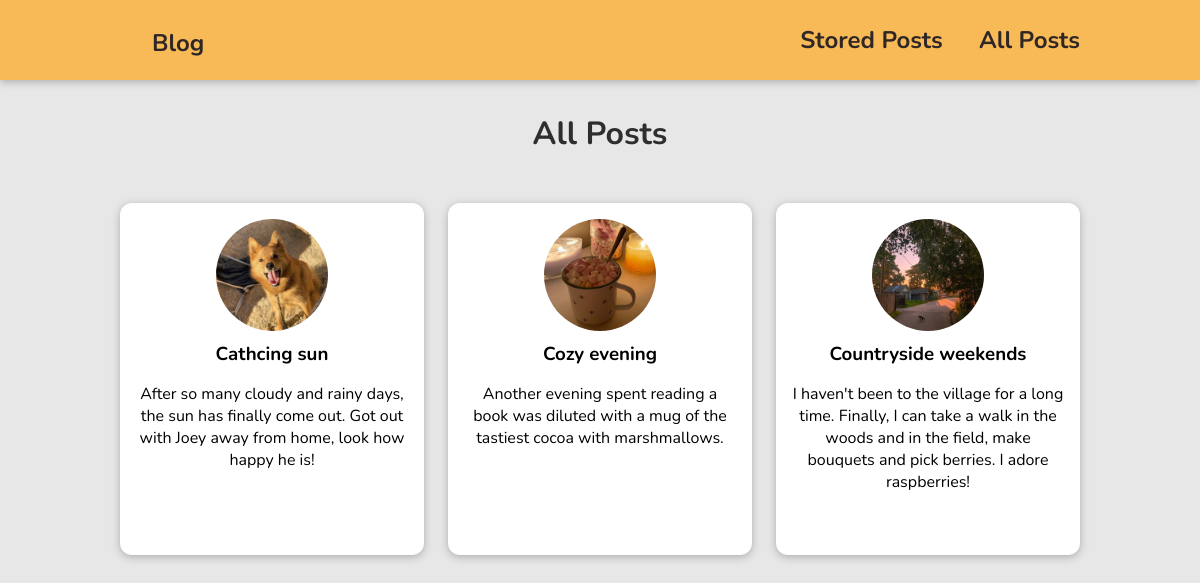
The app's page /blog/posts, older data.
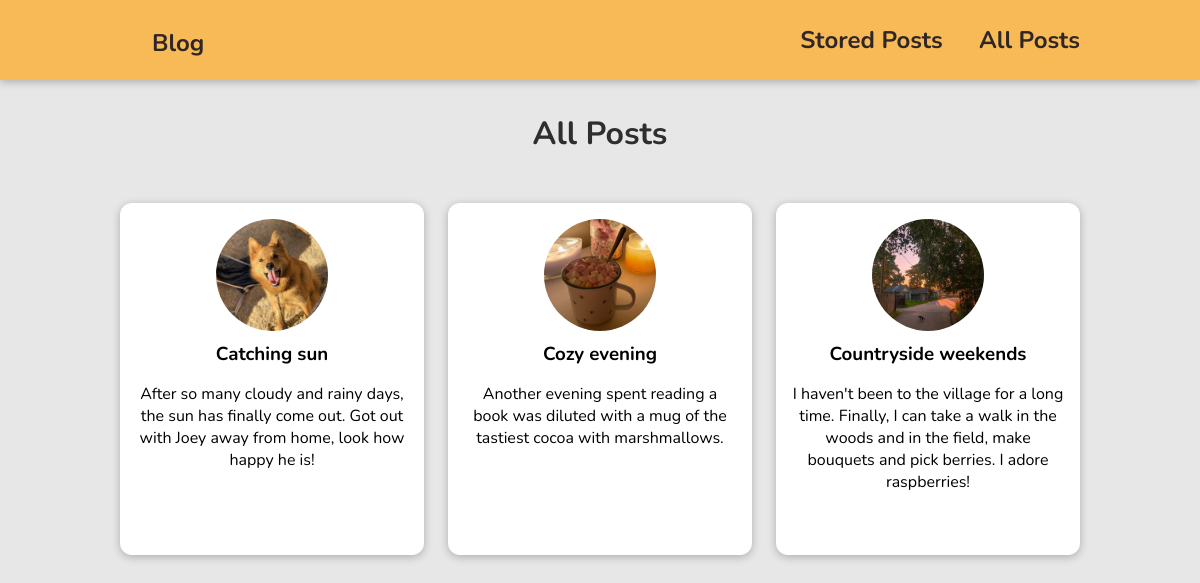
The same page, newer data.
### blog/models.py (models this page shows)
class Post(models.Model):
    title = models.CharField(max_length=200)
    excerpt = models.TextField()
    image = models.ImageField(upload_to='images', null=True)
    date = models.DateField(auto_now=True)
    slug = models.SlugField(unique=True, default='', blank=True, null=False, db_index=True)
    content = models.TextField(validators=[MinLengthValidator(10)])
    author = models.ForeignKey(Author, on_delete=models.SET_NULL, null=True, related_name='posts')
    tag = models.ManyToManyField(Tag)

### blog/views.py (the view)
# urls.py: path('posts', views.AllPostsView.as_view(), name='posts'),
class AllPostsView(ListView):
    template_name = 'blog/posts.html'
    model = Post
    context_object_name = 'data'
    ordering = ['-date']

### blog/templates/blog/posts.html (shortened to what this page needs)
{% extends 'base.html' %}
{% load static %}
{% block css_files %}
    <link rel='stylesheet' href="{% static 'blog/includes/post-preview.css' %}">
    <link rel='stylesheet' href="{% static 'blog/posts.css' %}">
{% endblock %}
{% block content %}
    <section id='all-posts'>
        <h2>All Posts</h2>
        <ul>
            {% for post in data %}
                {% include 'blog/includes/post-preview.html' %}
            {% endfor %}
        </ul>
    </section>
{% endblock %}

### blog/templates/blog/includes/post-preview.html
<li>
    <article class='post'>
        <a href="{% url 'post_page' post.slug %}">
            <img src="{{ post.image.url }}" alt='{{ post.title }}'>
                <div class='post__content'>
                <h3>{{ post.title }}</h3>
                    <p>{{ post.excerpt }}</p>
                </div>
        </a>
    </article>
</li>

Row changes from the older to the newer data that the page shows:
changed Post: title "Cathcing sun" → "Catching sun"
